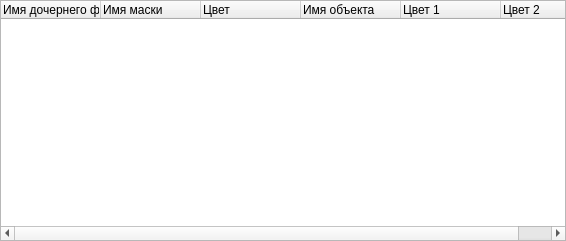
<?xml version="1.0" encoding="UTF-8"?>
<ui version="4.0">
 <class>GroupEditWidget</class>
 <widget class="QWidget" name="GroupEditWidget">
  <property name="geometry">
   <rect>
    <x>0</x>
    <y>0</y>
    <width>566</width>
    <height>241</height>
   </rect>
  </property>
  <property name="sizePolicy">
   <sizepolicy hsizetype="Expanding" vsizetype="MinimumExpanding">
    <horstretch>0</horstretch>
    <verstretch>0</verstretch>
   </sizepolicy>
  </property>
  <property name="windowTitle">
   <string/>
  </property>
  <layout class="QVBoxLayout" name="verticalLayout">
   <property name="margin">
    <number>0</number>
   </property>
   <item>
    <widget class="ICEGUI_NS::FilterParamTreeWidget" name="filterTreeWidget">
     <property name="sizePolicy">
      <sizepolicy hsizetype="Preferred" vsizetype="Expanding">
       <horstretch>0</horstretch>
       <verstretch>180</verstretch>
      </sizepolicy>
     </property>
     <attribute name="headerCascadingSectionResizes">
      <bool>false</bool>
     </attribute>
     <attribute name="headerDefaultSectionSize">
      <number>100</number>
     </attribute>
     <column>
      <property name="text">
       <string>Имя дочернего фильтра</string>
      </property>
     </column>
     <column>
      <property name="text">
       <string>Имя маски</string>
      </property>
     </column>
     <column>
      <property name="text">
       <string>Цвет</string>
      </property>
     </column>
     <column>
      <property name="text">
       <string>Имя объекта</string>
      </property>
     </column>
     <column>
      <property name="text">
       <string>Цвет 1</string>
      </property>
     </column>
     <column>
      <property name="text">
       <string>Цвет 2</string>
      </property>
     </column>
    </widget>
   </item>
  </layout>
 </widget>
 <layoutdefault spacing="6" margin="11"/>
 <customwidgets>
  <customwidget>
   <class>ICEGUI_NS::FilterParamTreeWidget</class>
   <extends>QTreeWidget</extends>
   <header location="global">icegui/filterparamtreewidget.h</header>
   <container>1</container>
  </customwidget>
 </customwidgets>
 <resources>
  <include location="../icegroupproc.qrc"/>
 </resources>
 <connections/>
</ui>
